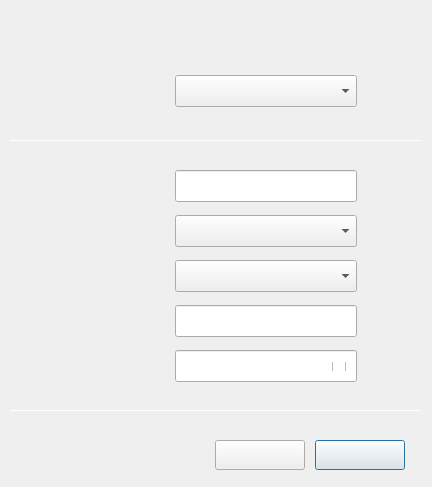
<?xml version="1.0" encoding="UTF-8"?>
<ui version="4.0">
 <class>DlgHideWifiEapLeap</class>
 <widget class="QDialog" name="DlgHideWifiEapLeap">
  <property name="geometry">
   <rect>
    <x>0</x>
    <y>0</y>
    <width>432</width>
    <height>487</height>
   </rect>
  </property>
  <property name="windowTitle">
   <string>Connect to Hidden Wi-Fi Network</string>
  </property>
  <widget class="QComboBox" name="cbxSecurity">
   <property name="geometry">
    <rect>
     <x>175</x>
     <y>215</y>
     <width>182</width>
     <height>32</height>
    </rect>
   </property>
   <property name="font">
    <font>
     <pointsize>10</pointsize>
    </font>
   </property>
   <property name="styleSheet">
    <string notr="true"/>
   </property>
  </widget>
  <widget class="QLineEdit" name="lePassword">
   <property name="geometry">
    <rect>
     <x>175</x>
     <y>350</y>
     <width>182</width>
     <height>32</height>
    </rect>
   </property>
   <property name="font">
    <font>
     <pointsize>10</pointsize>
    </font>
   </property>
   <property name="echoMode">
    <enum>QLineEdit::Password</enum>
   </property>
  </widget>
  <widget class="QCheckBox" name="checkBox">
   <property name="geometry">
    <rect>
     <x>332</x>
     <y>362</y>
     <width>18</width>
     <height>9</height>
    </rect>
   </property>
   <property name="font">
    <font>
     <pointsize>10</pointsize>
    </font>
   </property>
   <property name="text">
    <string/>
   </property>
  </widget>
  <widget class="QLabel" name="lbNetName">
   <property name="geometry">
    <rect>
     <x>76</x>
     <y>176</y>
     <width>90</width>
     <height>20</height>
    </rect>
   </property>
   <property name="font">
    <font>
     <pointsize>10</pointsize>
    </font>
   </property>
   <property name="text">
    <string/>
   </property>
  </widget>
  <widget class="QLabel" name="lbSecurity">
   <property name="geometry">
    <rect>
     <x>76</x>
     <y>221</y>
     <width>90</width>
     <height>20</height>
    </rect>
   </property>
   <property name="font">
    <font>
     <pointsize>10</pointsize>
    </font>
   </property>
   <property name="text">
    <string/>
   </property>
  </widget>
  <widget class="QLineEdit" name="leUserName">
   <property name="geometry">
    <rect>
     <x>175</x>
     <y>305</y>
     <width>182</width>
     <height>32</height>
    </rect>
   </property>
   <property name="font">
    <font>
     <pointsize>10</pointsize>
    </font>
   </property>
  </widget>
  <widget class="QPushButton" name="btnConnect">
   <property name="geometry">
    <rect>
     <x>315</x>
     <y>440</y>
     <width>90</width>
     <height>30</height>
    </rect>
   </property>
   <property name="font">
    <font>
     <pointsize>10</pointsize>
    </font>
   </property>
   <property name="text">
    <string/>
   </property>
  </widget>
  <widget class="QComboBox" name="cbxConn">
   <property name="geometry">
    <rect>
     <x>175</x>
     <y>75</y>
     <width>182</width>
     <height>32</height>
    </rect>
   </property>
   <property name="font">
    <font>
     <pointsize>10</pointsize>
    </font>
   </property>
   <property name="styleSheet">
    <string notr="true"/>
   </property>
  </widget>
  <widget class="QLabel" name="lbUserName">
   <property name="geometry">
    <rect>
     <x>76</x>
     <y>311</y>
     <width>90</width>
     <height>20</height>
    </rect>
   </property>
   <property name="font">
    <font>
     <pointsize>10</pointsize>
    </font>
   </property>
   <property name="text">
    <string/>
   </property>
  </widget>
  <widget class="QPushButton" name="btnCancel">
   <property name="geometry">
    <rect>
     <x>215</x>
     <y>440</y>
     <width>90</width>
     <height>30</height>
    </rect>
   </property>
   <property name="font">
    <font>
     <pointsize>10</pointsize>
    </font>
   </property>
   <property name="text">
    <string/>
   </property>
  </widget>
  <widget class="QComboBox" name="cbxAuth">
   <property name="geometry">
    <rect>
     <x>175</x>
     <y>260</y>
     <width>182</width>
     <height>32</height>
    </rect>
   </property>
   <property name="font">
    <font>
     <pointsize>10</pointsize>
    </font>
   </property>
   <property name="styleSheet">
    <string notr="true"/>
   </property>
  </widget>
  <widget class="QLabel" name="lbAuth">
   <property name="geometry">
    <rect>
     <x>76</x>
     <y>266</y>
     <width>90</width>
     <height>20</height>
    </rect>
   </property>
   <property name="font">
    <font>
     <pointsize>10</pointsize>
    </font>
   </property>
   <property name="text">
    <string/>
   </property>
  </widget>
  <widget class="QLineEdit" name="leNetName">
   <property name="geometry">
    <rect>
     <x>175</x>
     <y>170</y>
     <width>182</width>
     <height>32</height>
    </rect>
   </property>
   <property name="font">
    <font>
     <pointsize>10</pointsize>
    </font>
   </property>
  </widget>
  <widget class="QLabel" name="lbPassword">
   <property name="geometry">
    <rect>
     <x>76</x>
     <y>356</y>
     <width>90</width>
     <height>20</height>
    </rect>
   </property>
   <property name="font">
    <font>
     <pointsize>10</pointsize>
    </font>
   </property>
   <property name="text">
    <string/>
   </property>
  </widget>
  <widget class="QLabel" name="lbConn">
   <property name="geometry">
    <rect>
     <x>76</x>
     <y>80</y>
     <width>90</width>
     <height>20</height>
    </rect>
   </property>
   <property name="font">
    <font>
     <pointsize>10</pointsize>
    </font>
   </property>
   <property name="text">
    <string/>
   </property>
  </widget>
  <widget class="QLabel" name="lbLeftupTitle">
   <property name="geometry">
    <rect>
     <x>30</x>
     <y>30</y>
     <width>140</width>
     <height>22</height>
    </rect>
   </property>
   <property name="text">
    <string/>
   </property>
  </widget>
  <widget class="QLabel" name="lbBoder">
   <property name="geometry">
    <rect>
     <x>0</x>
     <y>0</y>
     <width>432</width>
     <height>487</height>
    </rect>
   </property>
   <property name="text">
    <string/>
   </property>
  </widget>
  <widget class="Line" name="lineUp">
   <property name="geometry">
    <rect>
     <x>10</x>
     <y>140</y>
     <width>412</width>
     <height>1</height>
    </rect>
   </property>
   <property name="orientation">
    <enum>Qt::Horizontal</enum>
   </property>
  </widget>
  <widget class="Line" name="lineDown">
   <property name="geometry">
    <rect>
     <x>10</x>
     <y>410</y>
     <width>412</width>
     <height>1</height>
    </rect>
   </property>
   <property name="orientation">
    <enum>Qt::Horizontal</enum>
   </property>
  </widget>
  <zorder>lbBoder</zorder>
  <zorder>cbxSecurity</zorder>
  <zorder>lePassword</zorder>
  <zorder>checkBox</zorder>
  <zorder>lbNetName</zorder>
  <zorder>lbSecurity</zorder>
  <zorder>leUserName</zorder>
  <zorder>btnConnect</zorder>
  <zorder>cbxConn</zorder>
  <zorder>lbUserName</zorder>
  <zorder>btnCancel</zorder>
  <zorder>cbxAuth</zorder>
  <zorder>lbAuth</zorder>
  <zorder>leNetName</zorder>
  <zorder>lbPassword</zorder>
  <zorder>lbConn</zorder>
  <zorder>lbLeftupTitle</zorder>
  <zorder>lineUp</zorder>
  <zorder>lineDown</zorder>
 </widget>
 <resources/>
 <connections/>
</ui>
